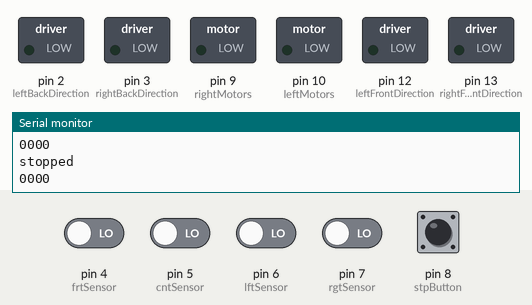
A sketch run on a simulated Arduino Uno, built with avr-gcc and run on an emulated ATmega328P. Shown: switched loads named in the sketch (green lamp = pin HIGH), the last lines printed to the serial monitor. The test bench sets the inputs (shaded band); at power-on: pin 8 (stpButton) HIGH, pin 4 (frtSensor), pin 5 (cntSensor), pin 6 (lftSensor), pin 7 (rgtSensor) LOW.

Above: at 1.2 s.
1.3 s: pin 8 (stpButton) pulled LOW for 0.15 s
2.9 s: pin 5 (cntSensor) driven HIGH
At 3.5 s:
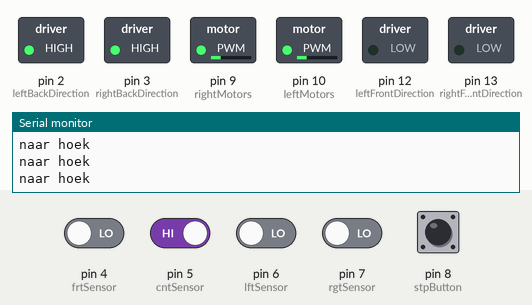
4.4 s: pin 6 (lftSensor) driven HIGH
At 5.4 s:
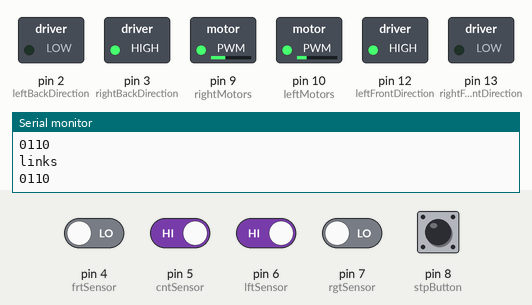
5.9 s: pin 4 (frtSensor) driven HIGH
At 6.4 s:
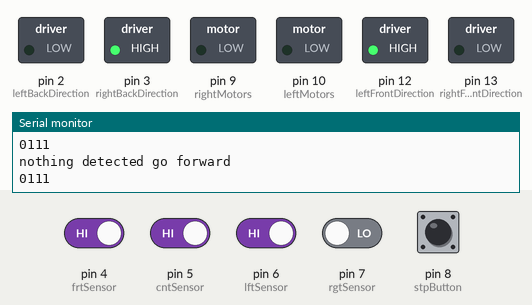
7.4 s: pin 6 (lftSensor) driven LOW
At 7.8 s:
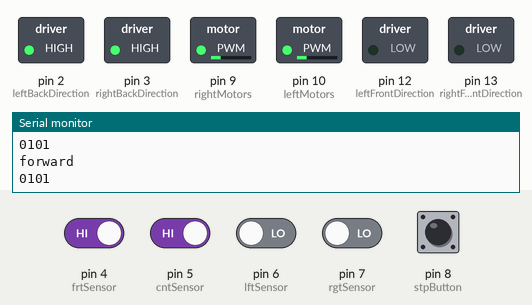
9.0 s: pin 7 (rgtSensor) driven HIGH
At 10.0 s:
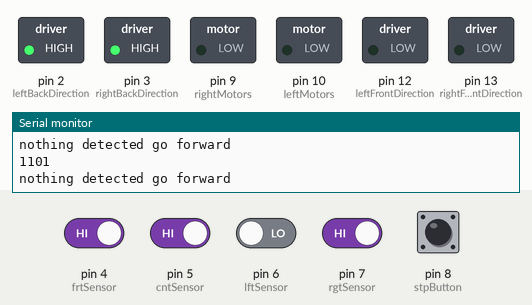
Timing chart, 0 to 11.5 s (numbered marks = the images above; inputs shaded):
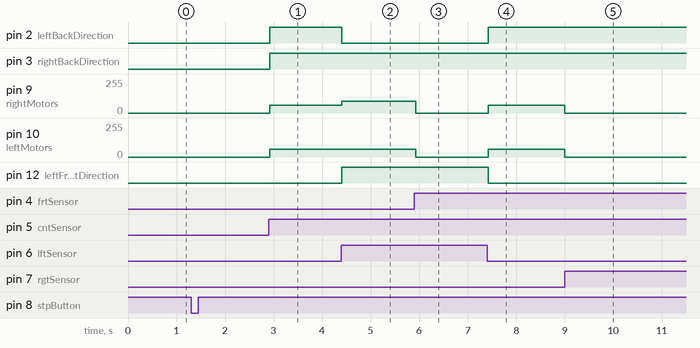

Measured:
- after the input at 2.9 s, pin 2 (leftBackDirection), pin 3 (rightBackDirection): LOW → HIGH at once; pin 9 (rightMotors), pin 10 (leftMotors): 0/255 → 60/255 at once
- after the input at 4.4 s, pin 2 (leftBackDirection): HIGH → LOW at once; pin 9 (rightMotors): 60/255 → 90/255 at once; pin 12 (leftFrontDirection): LOW → HIGH at once
- after the input at 5.9 s, pin 9 (rightMotors): 90/255 → 0/255 at once; pin 10 (leftMotors): 60/255 → 0/255 at once
- after the input at 7.4 s, pin 2 (leftBackDirection): LOW → HIGH at once; pin 9 (rightMotors), pin 10 (leftMotors): 0/255 → 60/255 at once; pin 12 (leftFrontDirection): HIGH → LOW at once
- after the input at 9.0 s, pin 9 (rightMotors), pin 10 (leftMotors): 60/255 → 0/255 at once

The sketch:

Rover_withSensors.ino
```cpp
/*
 *4-Wetenschappelijk project
 *lijnvolgende robot
 *Eerste test
 *19/04/2017
 * Dieter Balemans v2
 */

//initialiatie globale variablen

//digitale pinnen
 const byte leftMotors=10;//pwm pinnen
 const byte rightMotors=9;//pwm pinnen
 const byte leftFrontDirection=12; // Channel 3 motor
 const byte rightFrontDirection=13; //Channel 4 motor
 const byte leftBackDirection=2;// Channel 1 motor
 const byte rightBackDirection=3; // Channel 2 motor
 const byte frtSensor=4;  //front sensor
 const byte cntSensor=5;  //center sensor
 const byte lftSensor=6;  //left sensor
 const byte rgtSensor=7;  //right sensor
 const byte stpButton=8;  //stop button
 //snelheid
 const byte spd = 60;
 const byte offset = 30;
 int leave = 0;
 int stopB = 0;
 //digital reads
 byte F,B,L,R,S;

//code die in het begin wordt uitgevoerd
void setup() {
  //OUTPUT PWM PINNEN
  pinMode(leftMotors,OUTPUT);
  pinMode(rightMotors,OUTPUT);
  //OUTPUT pinnen
  pinMode(rightFrontDirection,OUTPUT);
  pinMode(leftBackDirection,OUTPUT);
  pinMode(leftFrontDirection,OUTPUT);
  pinMode(rightBackDirection,OUTPUT);
  //INPUT PINNEN
  pinMode(frtSensor,INPUT);
  pinMode(cntSensor,INPUT);
  pinMode(lftSensor,INPUT);
  pinMode(rgtSensor,INPUT);
  pinMode(stpButton,INPUT_PULLUP);
  //motors testen
  //testMotors();

  //Debugging
  Serial.begin(9600);

}
//de loop die constant wordt uitgevoerd
void loop() {
  int sensors[3];
  //start van de code
  checkStart();
  readSensors(sensors);
  if(stopB==1){
     //start van de code
     //volgende code bepaakt welke actie moet ondernomen worden bij welke sensor stand

     //Rechtelijn
     if((sensors[0]==0 && sensors[1]==1 && sensors[2]==0 && sensors[3]==1)){
       forward(spd);
       readSensors(sensors);
       //Doodlopend
       if(sensors[0]==0 && sensors[1]==0 && sensors[2]==0 && sensors[3]==0){
         do{
          left(spd);
          readSensors(sensors);
          Serial.println("doodlopend: terugdraaien...");
          Serial.print(sensors[0]);
          Serial.print(sensors[1]);
          Serial.print(sensors[2]);
          Serial.print(sensors[3]);
          Serial.println();
          if(sensors[3]==1){  //sensors[0]==0 && sensors[1]==1 && sensors[2]==0
             leave = 1;
             Serial.println("LEAVE");
          }
         }while(leave == 0);
         leave = 0;
         forward(spd);
       }
       Serial.println("forward");
     }


     //Naar hoek
    else if((sensors[0]==0 && sensors[1]==1 && sensors[2]==0 && sensors[3]==0)){
        do{
        Serial.println("naar hoek");
        forward(spd);
        readSensors(sensors);
         //Links
       if(sensors[0]==0 && sensors[1]==1 && sensors[2]==1 && sensors[3]==0){
            do{
            left(spd);
            readSensors(sensors);
            Serial.println("links");
            Serial.print(sensors[0]);
            Serial.print(sensors[1]);
            Serial.print(sensors[2]);
            Serial.print(sensors[3]);
            Serial.println();
            if(sensors[3]==1){  //sensors[0]==0 && sensors[1]==1 &&   && sensors[2]==0
                  leave = 1;
               Serial.println("LEAVE");
            }
           }while(leave == 0);
         }

         //Rechts
       if(sensors[0]==1 && sensors[1]==1 && sensors[2]==0 && sensors[3]==0){
           do{
            right(spd);
            readSensors(sensors);
            Serial.println("rechts");
            Serial.print(sensors[0]);
            Serial.print(sensors[1]);
            Serial.print(sensors[2]);
            Serial.print(sensors[3]);
            Serial.println();        // && sensors[1]==1
            if(sensors[3]==1){
                        leave = 1;
                      }
           }while(leave == 0);
         }
      }while(leave==0);
       leave = 0;
     }

     //Eindpunt
     else if(sensors[0]==1 && sensors[1]==0 && sensors[2]==1 && sensors[3]==1){
       emergencyStop();
       Serial.println("end");
     }


     //Afwijking Links
    else if (sensors[0]==1 && sensors[1]==0 && sensors[2]==0 && sensors[3]==0){
       //correctLeft(spd);
       emergencyStop();
       Serial.println("afwijking L");
   }

     //Afwijking Rechts
     else if((sensors[0]==0 && sensors[1]==0 && sensors[2]==1 && sensors[3]==0)){
       //correctRight(spd);
       emergencyStop();
       Serial.println("afwijking R");

     }

     else{
       emergencyStop();
       Serial.println("nothing detected go forward");
     }
  }
  else{
    emergencyStop();
    Serial.println("stopped");
  }

  Serial.print(sensors[0]);
  Serial.print(sensors[1]);
  Serial.print(sensors[2]);
  Serial.print(sensors[3]);
  Serial.println();
}

//Check Stopbutton
void checkStart(){
  byte S;
  S = digitalRead(stpButton);
  //zorgt voor de besturing van de robot met behulp van knoppen
  //Er wordt gekeken naar een gelijkenis met 0 omdat er pull up resistoren gebruikt werden
  if(S == 0){
        stopB = 1;
  }
}

//functie dat de sensors inleest in een array, de mogelijke waarde zijn 1 of 0; een 0 is wit, een 1 is de zwarte lijn
//de array heeft vaste plaatsen voor de sensoren: 0=right, 1=center, 2=left, 3=front.
void readSensors(int*sensor){
  sensor[3] = digitalRead(frtSensor);
  sensor[2] = digitalRead(lftSensor);
  sensor[1] = digitalRead(cntSensor);
  sensor[0] = digitalRead(rgtSensor);
}

//functie die de motoren test door de robot links en daarna rechts te doen draaien
void testMotors() {
  left(spd);
  delay(1000);//één seconde wachten
  left(0);
  right(spd);
  delay(1000);//één seconde wachten
  right(0);

}

//functie om de robot rechtdoor te doen bewegen
void forward(byte velocity) {
  digitalWrite(leftFrontDirection,0);
  digitalWrite(rightFrontDirection,0);
  digitalWrite(leftBackDirection,1);
  digitalWrite(rightBackDirection,1);
  analogWrite(leftMotors,velocity);
  analogWrite(rightMotors,velocity);
}

//functie om de robot achteruit te doen bewegen
void backward(byte velocity) {
  digitalWrite(leftFrontDirection,1);
  digitalWrite(rightFrontDirection,1);
  digitalWrite(leftBackDirection,0);
  digitalWrite(rightBackDirection,0);
  analogWrite(leftMotors,velocity);
  analogWrite(rightMotors,velocity);
}

//functie om de robot links te doen bewegen
void left(byte velocity) {
  digitalWrite(leftFrontDirection,1);
  digitalWrite(rightFrontDirection,0);
  digitalWrite(leftBackDirection,0);
  digitalWrite(rightBackDirection,1);
  analogWrite(leftMotors,velocity);
  analogWrite(rightMotors,velocity+30);
}

//functie om de robot rechts te doen bewegen
void right(byte velocity) {
  digitalWrite(leftFrontDirection,0);
  digitalWrite(rightFrontDirection,1);
  digitalWrite(leftBackDirection,1);
  digitalWrite(rightBackDirection,0);
  analogWrite(leftMotors,velocity);
  analogWrite(rightMotors,velocity);
}

//functie om linkse afwijking op te vangen
void correctLeft(byte velocity) {
  digitalWrite(leftFrontDirection,0);
  digitalWrite(rightFrontDirection,0);
  digitalWrite(leftBackDirection,1);
  digitalWrite(rightBackDirection,1);
  analogWrite(rightMotors,velocity-offset);
  analogWrite(leftMotors,velocity+offset);
}
//functie om rechtse afwijking op te vangen
void correctRight(byte velocity) {
  digitalWrite(leftFrontDirection,0);
  digitalWrite(rightFrontDirection,0);
  digitalWrite(leftBackDirection,1);
  digitalWrite(rightBackDirection,1);
  analogWrite(leftMotors,velocity-offset);
  analogWrite(rightMotors,velocity+offset);
}

//functie om de robot tot stilstand te brengen
void emergencyStop() {
    analogWrite(leftMotors,0);
    analogWrite(rightMotors,0);
}
```
